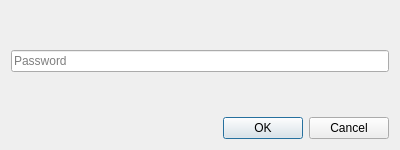
<?xml version="1.0" encoding="UTF-8"?>
<ui version="4.0">
 <class>PasswordWindow</class>
 <widget class="QDialog" name="PasswordWindow">
  <property name="geometry">
   <rect>
    <x>0</x>
    <y>0</y>
    <width>400</width>
    <height>150</height>
   </rect>
  </property>
  <property name="minimumSize">
   <size>
    <width>400</width>
    <height>150</height>
   </size>
  </property>
  <property name="maximumSize">
   <size>
    <width>400</width>
    <height>150</height>
   </size>
  </property>
  <property name="windowTitle">
   <string>Enter password</string>
  </property>
  <layout class="QVBoxLayout" name="verticalLayout">
   <item>
    <spacer name="verticalSpacer_2">
     <property name="orientation">
      <enum>Qt::Vertical</enum>
     </property>
     <property name="sizeHint" stdset="0">
      <size>
       <width>20</width>
       <height>40</height>
      </size>
     </property>
    </spacer>
   </item>
   <item>
    <widget class="QLineEdit" name="passwordLine">
     <property name="text">
      <string/>
     </property>
     <property name="maxLength">
      <number>128</number>
     </property>
     <property name="placeholderText">
      <string>Password</string>
     </property>
    </widget>
   </item>
   <item>
    <spacer name="verticalSpacer">
     <property name="orientation">
      <enum>Qt::Vertical</enum>
     </property>
     <property name="sizeHint" stdset="0">
      <size>
       <width>20</width>
       <height>40</height>
      </size>
     </property>
    </spacer>
   </item>
   <item>
    <widget class="QDialogButtonBox" name="buttonBox">
     <property name="orientation">
      <enum>Qt::Horizontal</enum>
     </property>
     <property name="standardButtons">
      <set>QDialogButtonBox::Cancel|QDialogButtonBox::Ok</set>
     </property>
    </widget>
   </item>
  </layout>
 </widget>
 <resources/>
 <connections>
  <connection>
   <sender>buttonBox</sender>
   <signal>accepted()</signal>
   <receiver>PasswordWindow</receiver>
   <slot>accept()</slot>
   <hints>
    <hint type="sourcelabel">
     <x>248</x>
     <y>254</y>
    </hint>
    <hint type="destinationlabel">
     <x>157</x>
     <y>274</y>
    </hint>
   </hints>
  </connection>
  <connection>
   <sender>buttonBox</sender>
   <signal>rejected()</signal>
   <receiver>PasswordWindow</receiver>
   <slot>reject()</slot>
   <hints>
    <hint type="sourcelabel">
     <x>316</x>
     <y>260</y>
    </hint>
    <hint type="destinationlabel">
     <x>286</x>
     <y>274</y>
    </hint>
   </hints>
  </connection>
 </connections>
</ui>
